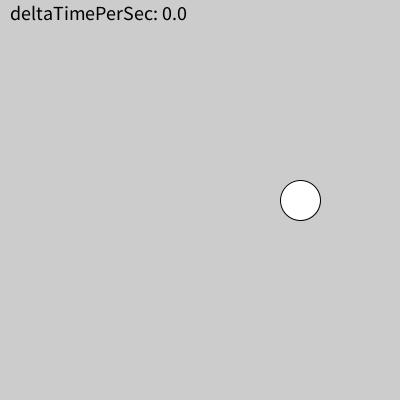
Frame 1 (no input)
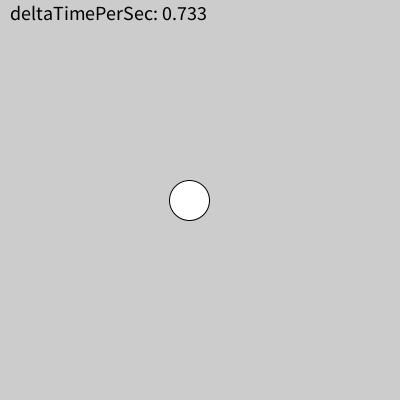
Frame 60 (the mouse pressed at the canvas centre just before this capture)
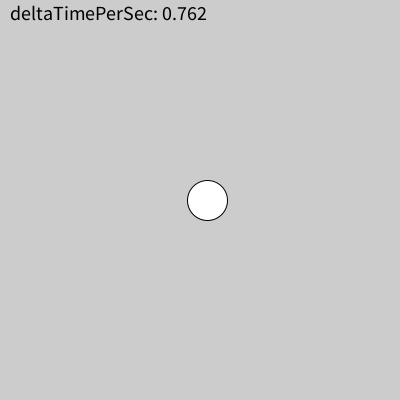
Frame 120 (the mouse held since frame 60 and released just before this capture)

The Processing sketch that drew these frames (run headless with seeded random() and noise(); from frame 60 on, the mouse is pressed at the canvas centre):

// Processing sketch: sk_anim_circle_per_sec_x_vib
// ── sk_anim_circle_per_sec_x_vib.pde
int secondCurrent;     // 現在の秒（0~59）
int secondPrev;        // 前フレームの秒（0~59）
float millisPrevSec;   // プログラム開始から前回の秒が変わった時までの経過時間（ミリ秒）

void setup()
{
  size( 400, 400 );
  frameRate( 30 );
  millisPrevSec = 0;
}

void draw()
{
  background( 204 );
  
  // === Time Update ===
  int secondCurrent = second();    // 現在の秒（0~60）
  float millisCurrent = millis();  // プログラムの開始から現在までの経過時間（ミリ秒）
  
  if( secondCurrent != secondPrev )
  {
    millisPrevSec = millis();
  }
  
  // 前回の描画切り替わってから現在までの経過時間（秒,0~1）
  float deltaTimePerSec = ( millisCurrent - millisPrevSec ) / 1000;
  
  // === アニメーションを記述 ===
  
  // １秒周期で左右に往復する正円
  float fX = 200 + 100 * cos( radians( 360 * deltaTimePerSec ) );
  fill( 255 );
  circle( fX, 200, 40 );
  
  // 時間をデバッグ表示
  fill( 0 );
  textSize(20);
  text( "deltaTimePerSec: " + deltaTimePerSec, 10, 20 );
  
  // === Time Update ===
  secondPrev = secondCurrent;
}
